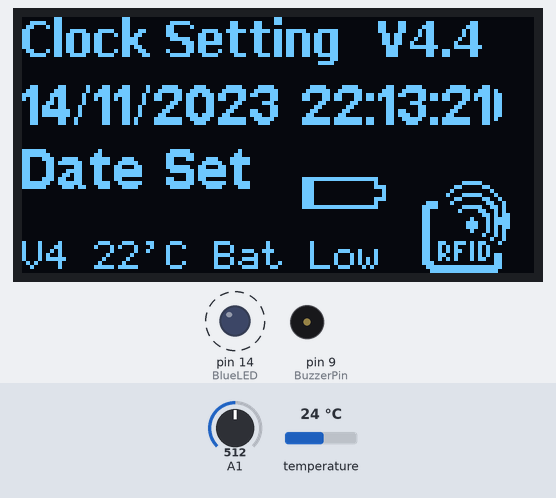
This sketch was run on a simulated Arduino Uno, built with avr-gcc and run on an emulated ATmega328P. On the bench: 128×64 one-colour display, output pins drawn as LEDs (lit = HIGH), buzzer (waves = sounding, pin HIGH). Wiring (inferred from the names in the program): DS3231 clock at I2C address 0x68. Dashed ring = blinking. The inputs (shaded band) are chosen by the test bench; at power-on: A1 = 512, temperature 24 °C. The local clock reads 2024-03-15 10:24:30 at power-on unless the sketch sets it.

Above: at 2.4 s.
2.5 s: A1 set to 571
4.7 s: A1 set to 587
At 6.1 s:
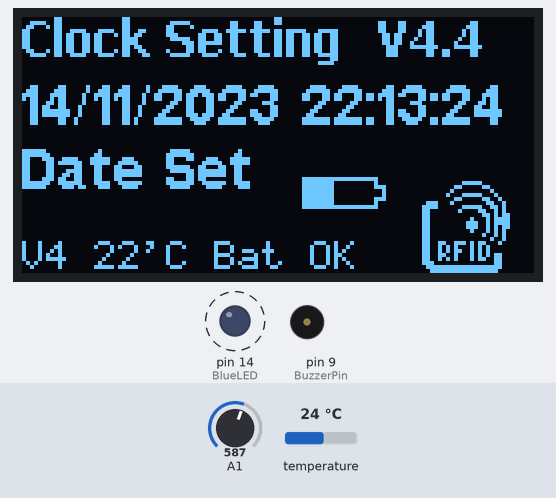
7.9 s: A1 set to 692
10.1 s: A1 set to 709
At 11.9 s:
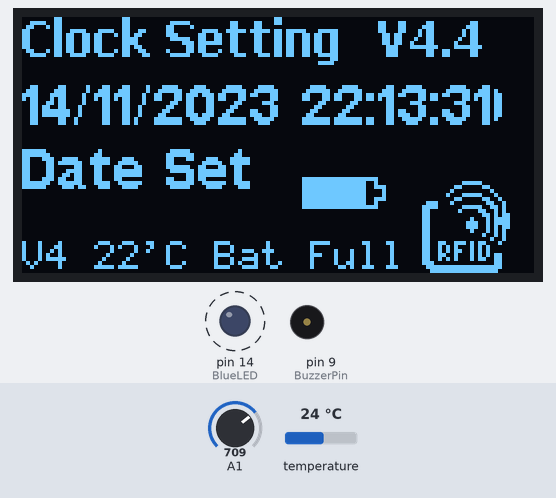
14.2 s: temperature set to 12 °C
At 14.7 s:
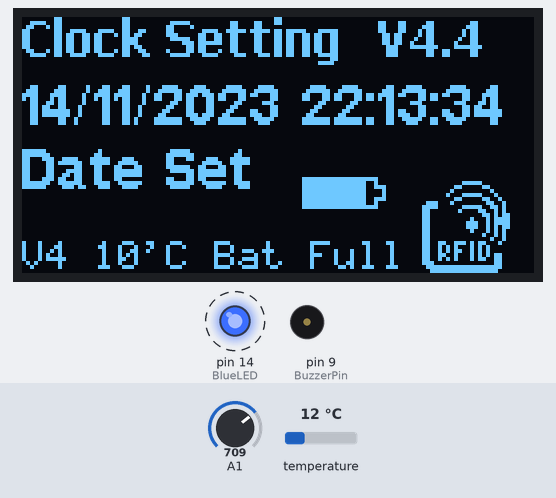
16.4 s: temperature set to 19 °C
At 18.6 s:
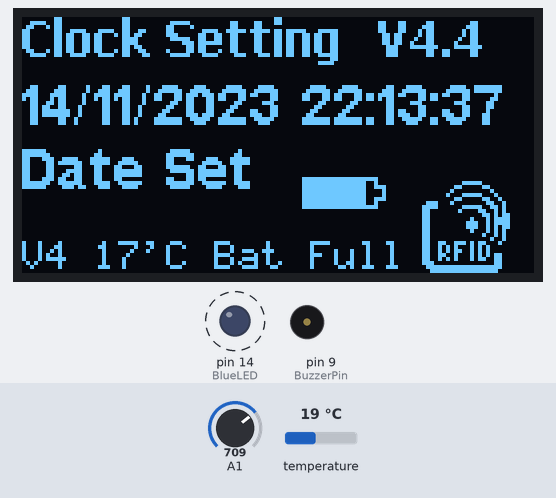
Timing chart, 0 to 19.9 s (numbered marks = the images above; inputs shaded):
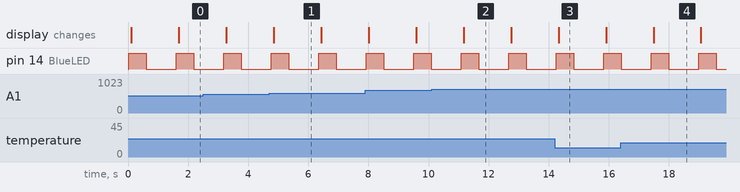

The sketch:

ClockSettings.ino
```cpp
// ------------------------------------------------------------------------------------------- //
// **************************     Clock Setting   Version 4.4  *********************** //
// ------------------------------------------------------------------------------------------- //
// RFID Sign
//
// uses MatsRobotFont8x8.h font and replace 1 to 9 with user defined 8x8 characters
// Numbers are decimal converted binary top down columns
// To amend .h file rename it as .ino and open it with Arduino and rename it back once changed
/*
RFID Sign
128, 192, 192, 192,   0,   0,  16,  72, //'1'
 36,  36, 146, 146, 146,  146, 146, 36, //'2'
100, 200, 144,  32, 192,    0,   0,  0, //'3'
511, 511,   0,   0,   0,    0,   0,  0, //'4'
  0,   1,   0,  24,  60,   24,   1, 67, //'5'
 62, 128, 127,  12, 255,   30,   0,  0, //'6'
 63, 127, 224, 192, 223, 201, 214, 192, //'7'
223, 197, 193, 192, 223, 192, 223, 209, //'8'
206, 192, 248, 121,   0,   0,   0,   0, //'9'

Battery
Full  "AAC"
OK    "ABC"
Low   "DBC"
Empty "EBC"

255, 255, 255, 255, 255, 255, 255, 255, //'A'
129, 129, 129, 129, 129, 129, 129, 129, //'B'
129, 129, 231,  36,  60,   0,   0,   0, //'C'
255, 255, 255, 129, 129, 129, 129, 129, //'D'
255, 129, 129, 129, 129, 129, 129, 129, //'E'

Degree sign
  0,   0,   0,   0,   0,   7,   5,   7, //'$'

 */
//
// ------------------------------------------------------------------------------------------- //
//                                         Include files                                       //
// ------------------------------------------------------------------------------------------- //
#include <SD.h>                // include the SD library code for the SD card Module
#include <Wire.h>              // include the I2C library for RTC device and any other
#include <RTClib.h>            // include the RTC library code this also includes RTClib.cpp
#include <SoftwareSerial.h>    // include the RFID Serial library code

#define I2C_ADDRESS 0x3C    // 0X3C+SA0 - 0x3C or 0x3D
#include "SSD1306Ascii.h"
#include "SSD1306AsciiAvrI2c.h"
#include <MatsRobotFont8x8.h>

// ------------------------------------------------------------------------------------------- //
//                             Variables and Pin Definitions                                   //
// ------------------------------------------------------------------------------------------- //

#define BuzzerPin 9      // Buzzer Connected to Digital Pin 9

RTC_DS3231 RTC; // creates an RTC object in the code variables for reading the RTC time & handling the INT(0) interrupt it generates
#define DS3231_I2C_ADDRESS 0x68
int temp3231; //variables for reading the DS3231 RTC temperature register
byte tMSB = 0;
byte tLSB = 0;

SSD1306AsciiAvrI2c oled;  // Initialise OLED display

  char Line1[20];  //Display line 1
  char Line2[17];  //Display line 2
  char InfoLine[20];  //Display line 3
  char ErrorMessage[25];  // String to hold error messages


// char arrays are used because the undefined variables were causing the program to crach
// as it was too long to fit in the memory, so instead all the variables are defined as
// finite size char arrays.  The complexity is to read and write into these arrays.
// and the last Character should be Null, so we need to define one character more than we need.

char b[5];   // 4 digits + \0 to hold the temporary date/time byte
char TimeDate_Tag[22]= "00/00/0000 - 00:00:00";   // array to hold the DateTime
char TimeDate_Enc[22];   // array to hold the Encrypted DateTime

char Time_Tag[6]= "00:00";   // array to hold the DateTime
char Date_Tag[11]= "00/00/0000";   // array to hold the Encrypted DateTime


// Create Char array to hold RFID tag

int BlueLED=14; // Place an LED to use A0 on Pin 14
int BattVal=0; // Variable for Battery percent
char BattChar[5]="0000"; // Variable for Battery percent
char BattString[5];   // 4 digits + \0 to hold the temporary date/time byte


// ------------------------------------------------------------------------------------------- //
//                                       Error Trapping                                        //
// ------------------------------------------------------------------------------------------- //

void error(char *str)
{
  Serial.print("error: ");
  Serial.println(str);

// Print Error message to the LCD.
   sprintf(Line1, "error: ");
   sprintf(Line2, str);
   DisplayText(Line1, Line2);

 // On Error flash the LED and set Buzzer for 10 Beeps
  for (int i = 0; i<5; i++) // Number of Flash and 1/2 number of Beeps
 {
 //    digitalWrite(BlueLED, HIGH);    // turn the Blue LED on

///*
// Using Buzzer
  digitalWrite(BuzzerPin, HIGH);
  delay(200);
  digitalWrite(BuzzerPin, LOW);
  delay(200);
//*/
}
  while(1);                       // wait while there is an error
} // end of void error(char *str)


// ------------------------------------------------------------------------------------------- //
//                                       Display Procedure                                        //
// ------------------------------------------------------------------------------------------- //

void DisplayText(char *Line1, char *Line2)
{
//  oled.clear();

  oled.setFont(Verdana12_bold);  // Set font System5x7
  oled.setCursor(0, 0);
  oled.println(F("Clock Setting   V4.4"));
  // Battery
  oled.setCursor(70, 5);
  oled.setFont(MatsRobotFont8x8);  // Set font
  BattVal=int(analogRead(A1)); // value of A1 Full is about 680, empty less than 450
  if (BattVal>=700) {oled.print(F("AAC")); sprintf(BattString, "Full");}  // Full  "AAC"
  else if (BattVal>=580 && BattVal<700) {oled.print(F("ABC")); sprintf(BattString, "OK  ");}  // OK    "ABC"
  else if (BattVal<580) {oled.print(F("DBC")); sprintf(BattString, "Low ");}  // Low   "DBC"
  else {oled.print(F("EBC"));}  //  Empty "EBC"

  oled.setFont(System5x7);  // Set font
  sprintf(InfoLine,"V4 %2d'C Bat ",temp3231);
  strcat(InfoLine, BattString);
  oled.setCursor(0, 7);
  oled.print(InfoLine);

// Logo
  oled.setFont(MatsRobotFont8x8);  // Set font
  oled.setCursor(100, 5);
  oled.print(F("123"));
  oled.setCursor(100, 6);
  oled.print(F("456"));
  oled.setCursor(100, 7);
  oled.print(F("789"));

// 3 line text
  oled.setFont(Arial_bold_14);  // Set font
  oled.setCursor(0, 2);
  oled.println(Line1);
  oled.setCursor(0, 4);
  oled.print(Line2);

} // end of void DisplayText


// ------------------------------------------------------------------------------------------- //
//                                         Set up Procedures                                   //
// ------------------------------------------------------------------------------------------- //

void setup(void)
{

// Set the LED and Buzzer pins to output
  pinMode(BlueLED, OUTPUT);
  pinMode(BuzzerPin, OUTPUT);

  oled.begin(&Adafruit128x64, I2C_ADDRESS);


// *** Initialize and connect to RTC DS1307
// ****************************************
// Begin the I2C interface connection
  Wire.begin();
  if (!RTC.begin())
  {
    strcpy(ErrorMessage,"Clock (RTC) Failed");
    error(ErrorMessage);
      Serial.println("RTC fail");
  }

// ****** Set Clock time
// *********************
RTC.adjust(DateTime(__DATE__, __TIME__)); //******* uncomment this line to set time to system time

/* to avoid time getting reset all the time remove this code from the final code
   RTC.adjust(DateTime("DEC 31 2011","12:59:45")); // Setting the time to a fixed value.
   RTC.adjust(DateTime(12,8,25,13,00,00));     // DateTime (year, month, day, hour, min, sec);
*/


} // end of void setup(void)

// ------------------------------------------------------------------------------------------- //
//                                  Repeated (LOOP) Procedures                                 //
// ------------------------------------------------------------------------------------------- //

void loop(void)
{

  digitalWrite(BlueLED, HIGH);    // turn the Blue LED on
  delay(10);                     // wait a bit

  // ***************************   RTC and populate the time date variable ************************
// **********************************************************************************************

  //—–This part reads the time and disables the RTC alarm
    DateTime now = RTC.now(); //this reads the time from the RTC
    sprintf(TimeDate_Tag, "%02d/%02d/%04d% - 02d:%02d:%02d",  now.day(), now.month(), now.year(), now.hour(), now.minute(), now.second());

  delay(10);


 // read the RTC temperature register and print that out
    // Note: the DS3231 temp registers (11h-12h) are only updated every 64seconds
    Wire.beginTransmission(DS3231_I2C_ADDRESS);
    Wire.write(0x11);                     //the register where the temp data is stored
    Wire.endTransmission();
    Wire.requestFrom(DS3231_I2C_ADDRESS, 2);   //ask for two bytes of data
    if (Wire.available()) {
    tMSB = Wire.read();            //2’s complement int portion
    tLSB = Wire.read();             //fraction portion
    temp3231 = ((((short)tMSB << 8) | (short)tLSB) >> 6) /4.0;  // Allows for readings below freezing: thanks to Coding Badly
    temp3231 =temp3231 -2; // caliboration 2 degrees out
   }
  else {
    temp3231 = 0;
    //if temp3231 contains zero, then you know you had a problem reading the data from the RTC!
  }

// Populate the Date_Tag value
  for (int i = 0; i<10; i++) //  Date is the first 10 digits of the TimeDate_Tag string, but we read 8 and replace the last two digit with the year
       {
        Date_Tag[i] = TimeDate_Tag[i];   // re-create variable with the new Charactor Date [0 to 7 plus Null] (0 to 7 of TimeDate_Tag plus null)
       }
//        Date_Tag[6] = TimeDate_Tag[8];  // Replace the year with just two digits year (this is currently 20)
//        Date_Tag[7] = TimeDate_Tag[9];  // Replace the year with just two digits year (this is currently 20)

       Date_Tag[10] = '\0';  // add Null


// Populate the Time_Tag value
  for (int i = 11; i<16; i++)           // ignore the seconds by reading to digit 16 of the TimeDate_Tag
       {
        Time_Tag[i-11] = TimeDate_Tag[i];   // re-create variable with the new Charactor Time [0 to 7 plus Null] (11 to 18 of TimeDate_Tag plus null)
       }
       Time_Tag[5] = '\0';  // add Null

   sprintf(BattChar, "%d",  BattVal);
   strcpy(Line2, "Date Set");
   strcpy(Line1, TimeDate_Tag);

DisplayText(Line1, Line2);


// Buzzer to confirm it has written to the SD card and process is complete
// Buzzer pizzo is on pin 9 also works with this procedure

  digitalWrite(BuzzerPin, HIGH);
  delay(1);
  digitalWrite(BuzzerPin, LOW);
  delay(1);

  digitalWrite(BlueLED, HIGH);       // turn the Blue LED on
  delay(500); // Delay so it doesn't log twice if card is held for a long time
  digitalWrite(BlueLED, LOW);       // turn the Blue LED off

 delay(1000); // Delay before empying the RFID buffer to give chanve for the card to be removed


} // end of void loop(void)
// ------------------------------------------------------------------------------ //
```

Measured:
- the behaviour switches between 579 and 580 on A1 (found by bisection; images 0 and 1)
- the behaviour switches between 699 and 700 on A1 (found by bisection; images 1 and 2)
- after the input at 4.7 s, the display: changes after 0.15 s (image 1)
- after the input at 10.1 s, the display: changes after 1.1 s (image 2)
- by itself, pin 14 (BlueLED): alternates HIGH for 0.58 s and LOW for 1.0 s
- what the display in image 1 shows lasts 1.5 s, from 4.9 s to 6.4 s
